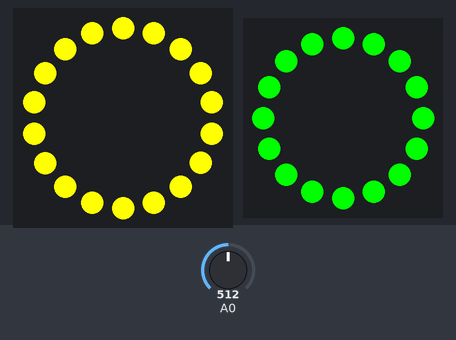
Bench run of a sketch on a simulated Arduino Uno, built with avr-gcc and run on an emulated ATmega328P. On the bench: 18 RGB LEDs in a ring, first at the top, clockwise, 16 RGB LEDs in a ring, first at the top, clockwise. Inputs (shaded band) come from the test bench; at power-on: A0 = 512. Dim RGB values are drawn brighter than linear.

Above: at 1.2 s.
1.3 s: A0 set to 751
At 2.4 s:
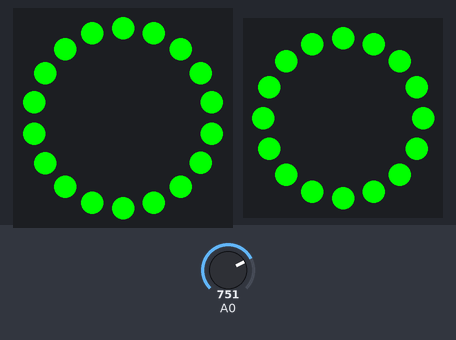
2.8 s: A0 set to 778
At 2.95 s:
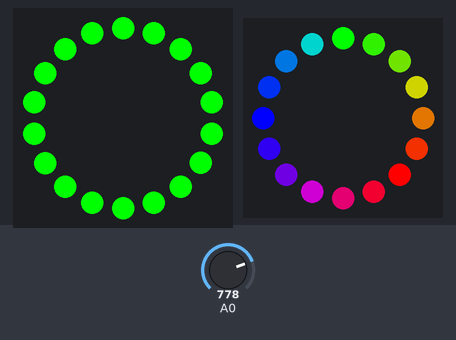
5.2 s: A0 set to 926
8.2 s: A0 set to 946
At 8.58 s:
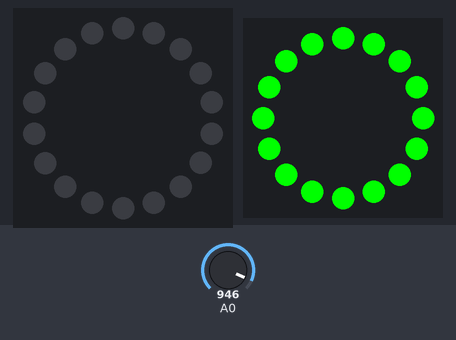
10.4 s: A0 set to 928
At 10.76 s:
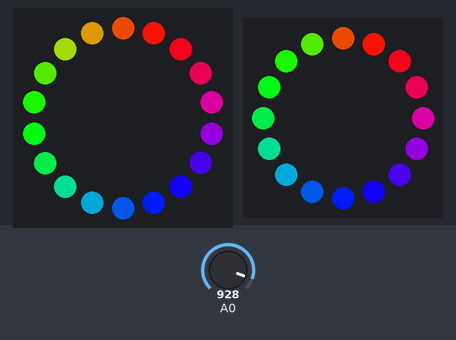
13.0 s: A0 set to 948
At 13.12 s:
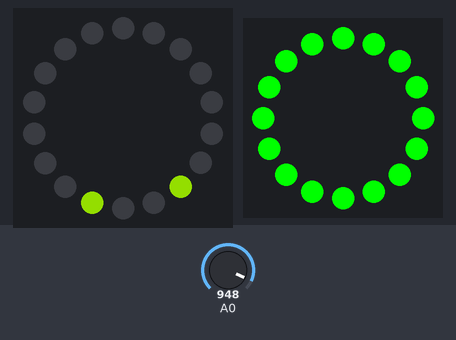
Timing chart, 0 to 16.0 s (numbered marks = the images above; inputs shaded):
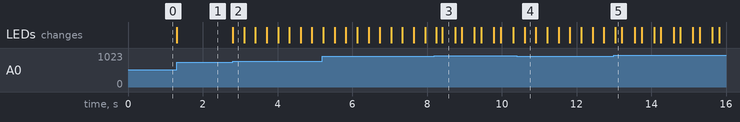

Measured:
- the behaviour switches between 767 and 768 on A0 (found by bisection; images 1 and 2)
- the behaviour switches between 938 and 939 on A0 (found by bisection; images 2 and 3)
- after the input at 1.3 s, the LEDs: change at once (image 1)
- after the input at 2.8 s, the LEDs: change at once (image 2)
- after the input at 8.2 s, the LEDs: first change after 0.05 s (image 3 shows a later state)
- after the input at 10.4 s, the LEDs: change after 0.21 s (image 4)
- after the input at 13.0 s, the LEDs: change at once (image 5)

The sketch:

lights.ino
```cpp
#include <Adafruit_NeoPixel.h>

boolean firstPartyCycle;
boolean firstPanicCycle;
int top;
int bot;
int j;
double lastTime;
boolean up;

double stateRead;
int state;
//0 off - prematch (never sent by robot)
//1 not ready red - during match
//2 not ready blue
//3 loading
//4 ready
//5 party - disabled
//5 ring party
//6 last 30 seconds

Adafruit_NeoPixel strip;
uint32_t red;
uint32_t green;
uint32_t blue;
uint32_t black;
uint32_t yellow;

Adafruit_NeoPixel ring;

void setup() {
  Serial.begin(9600);

  ring = Adafruit_NeoPixel(16, 6, NEO_GRB + NEO_KHZ800);
  strip = Adafruit_NeoPixel(18, 9, NEO_GRBW + NEO_KHZ800);

  red = strip.Color(255, 0, 0, 0);
  green = strip.Color(0, 255, 0, 0);
  blue = strip.Color(0, 0, 255, 0);
  black = strip.Color(0, 0, 0, 0);
  yellow = strip.Color(255, 255, 0, 0);

  strip.begin();
  ring.begin();

  state = 0;
  firstPartyCycle = true;
  firstPanicCycle = true;
}

void loop() {
  stateRead = analogRead(0);
  if (stateRead < 85.333) {
    state = 0;
  } else if (stateRead < 256.0) {
    state = 1;
  } else if (stateRead < 426.667) {
    state = 2;
  } else if (stateRead < 597.333) {
    state = 3;
  } else if (stateRead < 768.0) {
    state = 4;
  } else if (stateRead < 938.667) {
    state = 5;
  } else if (stateRead <= 1024) {
    state = 6;
  }

  if (state != 5) {
    firstPartyCycle = true;
  }

  if (state != 6) {
    firstPanicCycle = true;
  }

  switch (state) {
    case 0:
      updateOff();
      break;
    case 1:
      updateNotReadyRed();
      break;
    case 2:
      updateNotReadyBlue();
      break;
    case 3:
      updateLoading();
      break;
    case 4:
      updateReady();
      break;
    case 5:
      updateParty();
      break;
    case 6:
      updatePanic();
      break;
    default:
      updateOff();
      break;
  }

  strip.show();

  if (state != 5) {
    for (int i = 0; i < ring.numPixels(); i++) {
      ring.setPixelColor(i, green);
    }
  } else if (!firstPartyCycle) {
    for (int i = 0; i < ring.numPixels(); i++) {
      ring.setPixelColor(i, Wheel(((i * 256 / 18) + j) & 255));
    }
  }

  ring.show();
}

uint32_t Wheel(byte pos) {
  if (pos < 85) {
    return strip.Color(pos * 3, 255 - pos * 3, 0, 0);
  } else if (pos < 170) {
    pos -= 85;
    return strip.Color(255 - pos * 3, 0, pos * 3);
  } else {
    pos -= 170;
    return strip.Color(0, pos * 3, 255 - pos * 3);
  }
}

void updateOff() {
  for (int i = 0; i < strip.numPixels(); i++) {
    strip.setPixelColor(i, black);
  }
}

void updateNotReadyRed() {
  for (int i = 0; i < strip.numPixels(); i++) {
    strip.setPixelColor(i, red);
  }
}

void updateNotReadyBlue() {
  for (int i = 0; i < strip.numPixels(); i++) {
    strip.setPixelColor(i, blue);
  }
}

void updateLoading() {
  for (int i = 0; i < strip.numPixels(); i++) {
    strip.setPixelColor(i,  yellow);
  }
}

void updateReady() {
  for (int i = 0; i < strip.numPixels(); i++) {
    strip.setPixelColor(i,  green);
  }
}

void updateParty() {
  if (firstPartyCycle) {
    firstPartyCycle = false;
    j = 0;
  } else {
    j++;
    for (int i = 0; i < 18; i++) {
      strip.setPixelColor(i, Wheel(((i * 256 / 18) + j) & 255));
    }
  }
}

void updatePanic() {
  if (firstPanicCycle) {
    firstPanicCycle = false;
    top = 0;
    bot = 0;
    j = 0;
    lastTime = millis();
    up = true;
  } else {
    if (millis() - lastTime > 10) {
      lastTime = millis();
      j++;

      if (up) {
        if (top > 9) {
          bot++;
          if (bot > 9) {
            up = !up;
          }
        } else {
          top++;
        }
      } else {
        if (bot < 0) {
          top--;
          if (top < 0) {
            up = !up;
          }
        } else {
          bot--;
        }
      }

      for (int i = 0; i < 9; i++) {
        if (i < top && i > bot) {
          strip.setPixelColor(i + 9, Wheel(((i * 256 / 8) + j) & 255));
          strip.setPixelColor(8 - i, Wheel(((i * 256 / 8) + j) & 255));
        } else {
          strip.setPixelColor(i + 9, black);
          strip.setPixelColor(8 - i, black);
        }
      }
    }
  }
}
```
